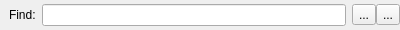
<?xml version="1.0" encoding="UTF-8"?>
<ui version="4.0">
 <class>TextFind</class>
 <widget class="QWidget" name="TextFind">
  <property name="geometry">
   <rect>
    <x>0</x>
    <y>0</y>
    <width>400</width>
    <height>30</height>
   </rect>
  </property>
  <property name="windowTitle">
   <string>Form</string>
  </property>
  <layout class="QHBoxLayout" name="horizontalLayout">
   <property name="leftMargin">
    <number>9</number>
   </property>
   <property name="topMargin">
    <number>0</number>
   </property>
   <property name="rightMargin">
    <number>0</number>
   </property>
   <property name="bottomMargin">
    <number>0</number>
   </property>
   <item>
    <widget class="QLabel" name="label">
     <property name="text">
      <string>Find:</string>
     </property>
    </widget>
   </item>
   <item>
    <widget class="QLineEdit" name="txtFind"/>
   </item>
   <item>
    <widget class="QWidget" name="widget" native="true">
     <layout class="QHBoxLayout" name="horizontalLayout_2">
      <property name="spacing">
       <number>0</number>
      </property>
      <property name="leftMargin">
       <number>0</number>
      </property>
      <property name="topMargin">
       <number>0</number>
      </property>
      <property name="rightMargin">
       <number>0</number>
      </property>
      <property name="bottomMargin">
       <number>0</number>
      </property>
      <item>
       <widget class="QToolButton" name="btnFindNext">
        <property name="text">
         <string>...</string>
        </property>
        <property name="icon">
         <iconset resource="MagicGameEditor.qrc">
          <normaloff>:/MagicGameEditor/Images/find_down.png</normaloff>:/MagicGameEditor/Images/find_down.png</iconset>
        </property>
        <property name="iconSize">
         <size>
          <width>24</width>
          <height>24</height>
         </size>
        </property>
       </widget>
      </item>
      <item>
       <widget class="QToolButton" name="btnFindPrevious">
        <property name="text">
         <string>...</string>
        </property>
        <property name="icon">
         <iconset resource="MagicGameEditor.qrc">
          <normaloff>:/MagicGameEditor/Images/find_up.png</normaloff>:/MagicGameEditor/Images/find_up.png</iconset>
        </property>
        <property name="iconSize">
         <size>
          <width>24</width>
          <height>24</height>
         </size>
        </property>
       </widget>
      </item>
     </layout>
    </widget>
   </item>
  </layout>
  <action name="actionFind_Next">
   <property name="icon">
    <iconset resource="MagicGameEditor.qrc">
     <normaloff>:/MagicGameEditor/Images/find_down.png</normaloff>:/MagicGameEditor/Images/find_down.png</iconset>
   </property>
   <property name="text">
    <string>Find Next</string>
   </property>
   <property name="toolTip">
    <string>Find Next</string>
   </property>
  </action>
  <action name="actionFind_Previous">
   <property name="icon">
    <iconset resource="MagicGameEditor.qrc">
     <normaloff>:/MagicGameEditor/Images/find_up.png</normaloff>:/MagicGameEditor/Images/find_up.png</iconset>
   </property>
   <property name="text">
    <string>Find Previous</string>
   </property>
   <property name="toolTip">
    <string>Find Previous</string>
   </property>
  </action>
 </widget>
 <resources>
  <include location="MagicGameEditor.qrc"/>
 </resources>
 <connections/>
</ui>
